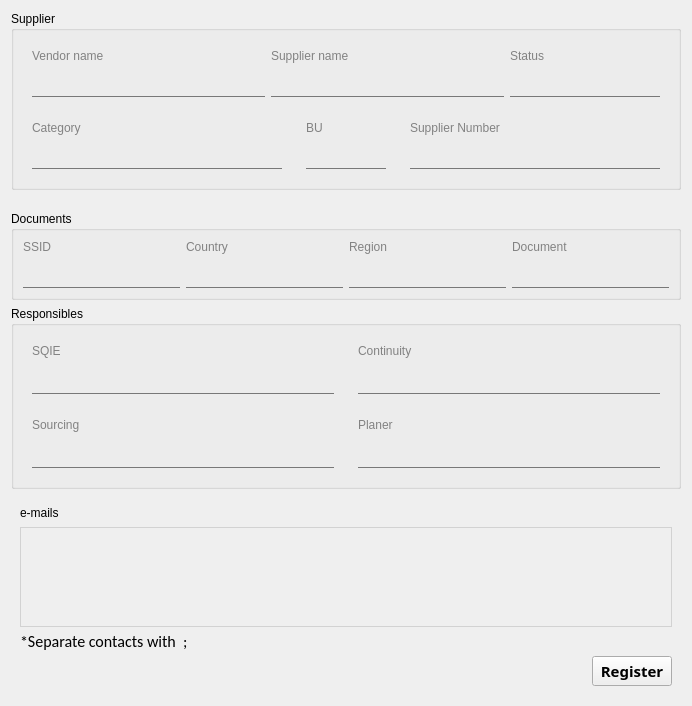
          <widget class="QWidget" name="tab_14">
           <attribute name="title">
            <string>New Supplier</string>
           </attribute>
           <layout class="QGridLayout" name="gridLayout_35">
            <item row="2" column="0" colspan="3" alignment="Qt::AlignTop">
             <widget class="QGroupBox" name="groupBox_12">
              <property name="title">
               <string>Documents</string>
              </property>
              <layout class="QGridLayout" name="gridLayout_45">
               <item row="2" column="1">
                <widget class="QLineEdit" name="country_register_new">
                 <property name="enabled">
                  <bool>true</bool>
                 </property>
                 <property name="minimumSize">
                  <size>
                   <width>0</width>
                   <height>0</height>
                  </size>
                 </property>
                 <property name="font">
                  <font>
                   <family>Calibri</family>
                   <pointsize>14</pointsize>
                   <weight>75</weight>
                   <bold>true</bold>
                  </font>
                 </property>
                 <property name="styleSheet">
                  <string notr="true">QLineEdit {
    border: none;
    border-bottom: 1px solid rgb(90, 54, 247);
    border-radius: 0;
    background-color: transparent;
}

QLineEdit:disabled, QLineEdit:!focus {
    border-bottom: 1px solid rgb(120, 120, 120);
}</string>
                 </property>
                 <property name="text">
                  <string/>
                 </property>
                 <property name="readOnly">
                  <bool>false</bool>
                 </property>
                </widget>
               </item>
               <item row="1" column="1">
                <widget class="QLabel" name="label_74">
                 <property name="maximumSize">
                  <size>
                   <width>16777215</width>
                   <height>17</height>
                  </size>
                 </property>
                 <property name="font">
                  <font>
                   <family>Segoe UI</family>
                   <pointsize>9</pointsize>
                  </font>
                 </property>
                 <property name="styleSheet">
                  <string notr="true">background-color:transparent;
color:rgb(130,130,130)</string>
                 </property>
                 <property name="text">
                  <string>Country</string>
                 </property>
                </widget>
               </item>
               <item row="1" column="2">
                <widget class="QLabel" name="label_79">
                 <property name="maximumSize">
                  <size>
                   <width>16777215</width>
                   <height>17</height>
                  </size>
                 </property>
                 <property name="font">
                  <font>
                   <family>Segoe UI</family>
                   <pointsize>9</pointsize>
                  </font>
                 </property>
                 <property name="styleSheet">
                  <string notr="true">background-color:transparent;
color:rgb(130,130,130)</string>
                 </property>
                 <property name="text">
                  <string>Region</string>
                 </property>
                </widget>
               </item>
               <item row="1" column="0">
                <widget class="QLabel" name="label_73">
                 <property name="maximumSize">
                  <size>
                   <width>16777215</width>
                   <height>17</height>
                  </size>
                 </property>
                 <property name="font">
                  <font>
                   <family>Segoe UI</family>
                   <pointsize>9</pointsize>
                  </font>
                 </property>
                 <property name="styleSheet">
                  <string notr="true">background-color:transparent;
color:rgb(130,130,130)</string>
                 </property>
                 <property name="text">
                  <string>SSID</string>
                 </property>
                </widget>
               </item>
               <item row="1" column="3">
                <widget class="QLabel" name="label_77">
                 <property name="maximumSize">
                  <size>
                   <width>16777215</width>
                   <height>17</height>
                  </size>
                 </property>
                 <property name="font">
                  <font>
                   <family>Segoe UI</family>
                   <pointsize>9</pointsize>
                  </font>
                 </property>
                 <property name="styleSheet">
                  <string notr="true">background-color:transparent;
color:rgb(130,130,130)</string>
                 </property>
                 <property name="text">
                  <string>Document</string>
                 </property>
                </widget>
               </item>
               <item row="2" column="3">
                <widget class="QLineEdit" name="document_register_new">
                 <property name="enabled">
                  <bool>true</bool>
                 </property>
                 <property name="minimumSize">
                  <size>
                   <width>0</width>
                   <height>0</height>
                  </size>
                 </property>
                 <property name="font">
                  <font>
                   <family>Calibri</family>
                   <pointsize>14</pointsize>
                   <weight>75</weight>
                   <bold>true</bold>
                  </font>
                 </property>
                 <property name="styleSheet">
                  <string notr="true">QLineEdit {
    border: none;
    border-bottom: 1px solid rgb(90, 54, 247);
    border-radius: 0;
    background-color: transparent;
}

QLineEdit:disabled, QLineEdit:!focus {
    border-bottom: 1px solid rgb(120, 120, 120);
}</string>
                 </property>
                 <property name="text">
                  <string/>
                 </property>
                 <property name="readOnly">
                  <bool>false</bool>
                 </property>
                </widget>
               </item>
               <item row="2" column="2">
                <widget class="QLineEdit" name="region_register_new">
                 <property name="enabled">
                  <bool>true</bool>
                 </property>
                 <property name="minimumSize">
                  <size>
                   <width>0</width>
                   <height>0</height>
                  </size>
                 </property>
                 <property name="font">
                  <font>
                   <family>Calibri</family>
                   <pointsize>14</pointsize>
                   <weight>75</weight>
                   <bold>true</bold>
                  </font>
                 </property>
                 <property name="styleSheet">
                  <string notr="true">QLineEdit {
    border: none;
    border-bottom: 1px solid rgb(90, 54, 247);
    border-radius: 0;
    background-color: transparent;
}

QLineEdit:disabled, QLineEdit:!focus {
    border-bottom: 1px solid rgb(120, 120, 120);
}</string>
                 </property>
                 <property name="text">
                  <string/>
                 </property>
                 <property name="readOnly">
                  <bool>false</bool>
                 </property>
                </widget>
               </item>
               <item row="2" column="0">
                <widget class="QLineEdit" name="ssid_register_new">
                 <property name="enabled">
                  <bool>true</bool>
                 </property>
                 <property name="minimumSize">
                  <size>
                   <width>0</width>
                   <height>0</height>
                  </size>
                 </property>
                 <property name="font">
                  <font>
                   <family>Calibri</family>
                   <pointsize>14</pointsize>
                   <weight>75</weight>
                   <bold>true</bold>
                  </font>
                 </property>
                 <property name="styleSheet">
                  <string notr="true">QLineEdit {
    border: none;
    border-bottom: 1px solid rgb(90, 54, 247);
    border-radius: 0;
    background-color: transparent;
}

QLineEdit:disabled, QLineEdit:!focus {
    border-bottom: 1px solid rgb(120, 120, 120);
}</string>
                 </property>
                 <property name="text">
                  <string/>
                 </property>
                 <property name="readOnly">
                  <bool>false</bool>
                 </property>
                </widget>
               </item>
              </layout>
             </widget>
            </item>
            <item row="0" column="0" colspan="3">
             <widget class="QGroupBox" name="groupBox_10">
              <property name="title">
               <string>Supplier</string>
              </property>
              <layout class="QGridLayout" name="gridLayout_23">
               <item row="1" column="3">
                <widget class="QWidget" name="widget_39" native="true">
                 <layout class="QGridLayout" name="gridLayout_25">
                  <item row="0" column="0">
                   <widget class="QLabel" name="label_82">
                    <property name="font">
                     <font>
                      <family>Segoe UI</family>
                      <pointsize>9</pointsize>
                     </font>
                    </property>
                    <property name="styleSheet">
                     <string notr="true">background-color:transparent;
color:rgb(130,130,130)</string>
                    </property>
                    <property name="text">
                     <string>BU</string>
                    </property>
                   </widget>
                  </item>
                  <item row="1" column="0">
                   <widget class="QComboBox" name="bu_register_new">
                    <property name="minimumSize">
                     <size>
                      <width>80</width>
                      <height>0</height>
                     </size>
                    </property>
                    <property name="maximumSize">
                     <size>
                      <width>16000000</width>
                      <height>16777215</height>
                     </size>
                    </property>
                    <property name="font">
                     <font>
                      <family>Calibri</family>
                      <pointsize>14</pointsize>
                      <weight>75</weight>
                      <bold>true</bold>
                     </font>
                    </property>
                    <property name="styleSheet">
                     <string notr="true">QComboBox {
    border: none;
    border-bottom: 1px solid rgb(90, 54, 247);
    border-radius: 0;
    background-color: transparent;
}

QComboBox:disabled, QComboBox:!focus {
    border-bottom: 1px solid rgb(120, 120, 120);
}

QComboBox::down-arrow {
    image: none;
}

QComboBox::drop-down {
    width: 0;
}</string>
                    </property>
                   </widget>
                  </item>
                 </layout>
                </widget>
               </item>
               <item row="1" column="4">
                <widget class="QWidget" name="widget_38" native="true">
                 <layout class="QGridLayout" name="gridLayout_27">
                  <item row="0" column="0">
                   <widget class="QLabel" name="label_97">
                    <property name="styleSheet">
                     <string notr="true">background-color:transparent;
color:rgb(130,130,130)</string>
                    </property>
                    <property name="text">
                     <string>Supplier Number</string>
                    </property>
                   </widget>
                  </item>
                  <item row="1" column="0">
                   <widget class="QLineEdit" name="new_supplier_number">
                    <property name="minimumSize">
                     <size>
                      <width>150</width>
                      <height>0</height>
                     </size>
                    </property>
                    <property name="maximumSize">
                     <size>
                      <width>150000</width>
                      <height>16777215</height>
                     </size>
                    </property>
                    <property name="font">
                     <font>
                      <family>Calibri</family>
                      <pointsize>14</pointsize>
                      <weight>75</weight>
                      <bold>true</bold>
                     </font>
                    </property>
                    <property name="styleSheet">
                     <string notr="true">QLineEdit {
    border: none;
    border-bottom: 1px solid rgb(90, 54, 247);
    border-radius: 0;
    background-color: transparent;
}

QLineEdit:disabled, QLineEdit:!focus {
    border-bottom: 1px solid rgb(120, 120, 120);
}</string>
                    </property>
                   </widget>
                  </item>
                 </layout>
                </widget>
               </item>
               <item row="1" column="0" colspan="3">
                <widget class="QWidget" name="widget_13" native="true">
                 <layout class="QVBoxLayout" name="verticalLayout_14">
                  <item>
                   <widget class="QLabel" name="label_72">
                    <property name="font">
                     <font>
                      <family>Segoe UI</family>
                      <pointsize>9</pointsize>
                     </font>
                    </property>
                    <property name="styleSheet">
                     <string notr="true">background-color:transparent;
color:rgb(130,130,130)</string>
                    </property>
                    <property name="text">
                     <string>Category</string>
                    </property>
                   </widget>
                  </item>
                  <item>
                   <widget class="QComboBox" name="new_category">
                    <property name="minimumSize">
                     <size>
                      <width>250</width>
                      <height>0</height>
                     </size>
                    </property>
                    <property name="font">
                     <font>
                      <family>Calibri</family>
                      <pointsize>14</pointsize>
                      <weight>75</weight>
                      <bold>true</bold>
                     </font>
                    </property>
                    <property name="styleSheet">
                     <string notr="true">QComboBox {
    border: none;
    border-bottom: 1px solid rgb(90, 54, 247);
    border-radius: 0;
    background-color: transparent;
}

QComboBox:disabled, QComboBox:!focus {
    border-bottom: 1px solid rgb(120, 120, 120);
}

QComboBox::down-arrow {
    image: none;
}

QComboBox::drop-down {
    width: 0;
}</string>
                    </property>
                   </widget>
                  </item>
                 </layout>
                </widget>
               </item>
               <item row="0" column="0" colspan="5">
                <widget class="QWidget" name="widget_53" native="true">
                 <layout class="QGridLayout" name="gridLayout_21">
                  <item row="1" column="3">
                   <widget class="QComboBox" name="supplier_status_new">
                    <property name="minimumSize">
                     <size>
                      <width>150</width>
                      <height>0</height>
                     </size>
                    </property>
                    <property name="font">
                     <font>
                      <family>Calibri</family>
                      <pointsize>14</pointsize>
                      <weight>75</weight>
                      <bold>true</bold>
                     </font>
                    </property>
                    <property name="styleSheet">
                     <string notr="true">QComboBox {
    border: none;
    border-bottom: 1px solid rgb(90, 54, 247);
    border-radius: 0;
    background-color: transparent;
}

QComboBox:disabled, QComboBox:!focus {
    border-bottom: 1px solid rgb(120, 120, 120);
}

QComboBox::down-arrow {
    image: none;
}

QComboBox::drop-down {
    width: 0;
}</string>
                    </property>
                    <item>
                     <property name="text">
                      <string/>
                     </property>
                    </item>
                    <item>
                     <property name="text">
                      <string>Active</string>
                     </property>
                    </item>
                    <item>
                     <property name="text">
                      <string>Inactive</string>
                     </property>
                    </item>
                   </widget>
                  </item>
                  <item row="0" column="0">
                   <widget class="QLabel" name="label_76">
                    <property name="font">
                     <font>
                      <family>Segoe UI</family>
                      <pointsize>9</pointsize>
                     </font>
                    </property>
                    <property name="styleSheet">
                     <string notr="true">background-color:transparent;
color:rgb(130,130,130)</string>
                    </property>
                    <property name="text">
                     <string>Vendor name</string>
                    </property>
                   </widget>
                  </item>
                  <item row="1" column="0">
                   <widget class="QLineEdit" name="vendor_register_new">
                    <property name="minimumSize">
                     <size>
                      <width>0</width>
                      <height>0</height>
                     </size>
                    </property>
                    <property name="font">
                     <font>
                      <family>Calibri</family>
                      <pointsize>14</pointsize>
                      <weight>75</weight>
                      <bold>true</bold>
                     </font>
                    </property>
                    <property name="styleSheet">
                     <string notr="true">QLineEdit {
    border: none;
    border-bottom: 1px solid rgb(90, 54, 247);
    border-radius: 0;
    background-color: transparent;
}

QLineEdit:disabled, QLineEdit:!focus {
    border-bottom: 1px solid rgb(120, 120, 120);
}</string>
                    </property>
                   </widget>
                  </item>
                  <item row="1" column="1">
                   <widget class="QLineEdit" name="supplier_register">
                    <property name="enabled">
                     <bool>true</bool>
                    </property>
                    <property name="minimumSize">
                     <size>
                      <width>0</width>
                      <height>0</height>
                     </size>
                    </property>
                    <property name="font">
                     <font>
                      <family>Calibri</family>
                      <pointsize>14</pointsize>
                      <weight>75</weight>
                      <bold>true</bold>
                     </font>
                    </property>
                    <property name="styleSheet">
                     <string notr="true">QLineEdit {
    border: none;
    border-bottom: 1px solid rgb(90, 54, 247);
    border-radius: 0;
    background-color: transparent;
}

QLineEdit:disabled, QLineEdit:!focus {
    border-bottom: 1px solid rgb(120, 120, 120);
}</string>
                    </property>
                    <property name="text">
                     <string/>
                    </property>
                    <property name="readOnly">
                     <bool>false</bool>
                    </property>
                   </widget>
                  </item>
                  <item row="0" column="1">
                   <widget class="QLabel" name="label_75">
                    <property name="font">
                     <font>
                      <family>Segoe UI</family>
                      <pointsize>9</pointsize>
                     </font>
                    </property>
                    <property name="styleSheet">
                     <string notr="true">background-color:transparent;
color:rgb(130,130,130)</string>
                    </property>
                    <property name="text">
                     <string>Supplier name</string>
                    </property>
                   </widget>
                  </item>
                  <item row="0" column="3">
                   <widget class="QLabel" name="label_98">
                    <property name="styleSheet">
                     <string notr="true">background-color:transparent;
color:rgb(130,130,130)</string>
                    </property>
                    <property name="text">
                     <string>Status</string>
                    </property>
                   </widget>
                  </item>
                 </layout>
                </widget>
               </item>
              </layout>
             </widget>
            </item>
            <item row="4" column="0" rowspan="2" colspan="3" alignment="Qt::AlignBottom">
             <widget class="QWidget" name="widget_37" native="true">
              <property name="minimumSize">
               <size>
                <width>0</width>
                <height>0</height>
               </size>
              </property>
              <layout class="QGridLayout" name="gridLayout_31">
               <item row="5" column="1">
                <widget class="QPushButton" name="btn_register_new_supplier">
                 <property name="minimumSize">
                  <size>
                   <width>80</width>
                   <height>0</height>
                  </size>
                 </property>
                 <property name="maximumSize">
                  <size>
                   <width>80</width>
                   <height>16777215</height>
                  </size>
                 </property>
                 <property name="font">
                  <font>
                   <family>Century Gothic</family>
                   <pointsize>11</pointsize>
                   <weight>75</weight>
                   <bold>true</bold>
                  </font>
                 </property>
                 <property name="text">
                  <string>Register</string>
                 </property>
                </widget>
               </item>
               <item row="3" column="0" colspan="2">
                <widget class="QTextEdit" name="email_register_new">
                 <property name="minimumSize">
                  <size>
                   <width>0</width>
                   <height>1</height>
                  </size>
                 </property>
                 <property name="maximumSize">
                  <size>
                   <width>16777215</width>
                   <height>100</height>
                  </size>
                 </property>
                 <property name="font">
                  <font>
                   <family>Calibri</family>
                   <pointsize>14</pointsize>
                   <weight>50</weight>
                   <bold>false</bold>
                  </font>
                 </property>
                 <property name="styleSheet">
                  <string notr="true">background:transparent;
border: 1px solid rgb(210,210, 210);
padding:10px
</string>
                 </property>
                </widget>
               </item>
               <item row="1" column="0" colspan="2">
                <widget class="QLabel" name="label_84">
                 <property name="minimumSize">
                  <size>
                   <width>0</width>
                   <height>17</height>
                  </size>
                 </property>
                 <property name="maximumSize">
                  <size>
                   <width>16777215</width>
                   <height>17</height>
                  </size>
                 </property>
                 <property name="text">
                  <string>e-mails</string>
                 </property>
                </widget>
               </item>
               <item row="4" column="0" colspan="2">
                <widget class="QLabel" name="label_85">
                 <property name="maximumSize">
                  <size>
                   <width>16777215</width>
                   <height>17</height>
                  </size>
                 </property>
                 <property name="font">
                  <font>
                   <family>Calibri</family>
                   <pointsize>12</pointsize>
                   <weight>50</weight>
                   <bold>false</bold>
                  </font>
                 </property>
                 <property name="text">
                  <string>*Separate contacts with  ;</string>
                 </property>
                </widget>
               </item>
              </layout>
             </widget>
            </item>
            <item row="3" column="0" colspan="3">
             <widget class="QGroupBox" name="groupBox_13">
              <property name="title">
               <string>Responsibles</string>
              </property>
              <layout class="QGridLayout" name="gridLayout_47">
               <item row="1" column="1">
                <widget class="QWidget" name="widget_63" native="true">
                 <layout class="QVBoxLayout" name="verticalLayout_21">
                  <item>
                   <widget class="QLabel" name="label_80">
                    <property name="font">
                     <font>
                      <family>Segoe UI</family>
                      <pointsize>9</pointsize>
                     </font>
                    </property>
                    <property name="styleSheet">
                     <string notr="true">background-color:transparent;
color:rgb(130,130,130)</string>
                    </property>
                    <property name="text">
                     <string>Sourcing</string>
                    </property>
                   </widget>
                  </item>
                  <item>
                   <widget class="QComboBox" name="sourcing_register_new">
                    <property name="minimumSize">
                     <size>
                      <width>0</width>
                      <height>30</height>
                     </size>
                    </property>
                    <property name="font">
                     <font>
                      <family>Calibri</family>
                      <pointsize>14</pointsize>
                      <weight>75</weight>
                      <bold>true</bold>
                     </font>
                    </property>
                    <property name="styleSheet">
                     <string notr="true">QComboBox {
    border: none;
    border-bottom: 1px solid rgb(90, 54, 247);
    border-radius: 0;
    background-color: transparent;
}

QComboBox:disabled, QComboBox:!focus {
    border-bottom: 1px solid rgb(120, 120, 120);
}

QComboBox::down-arrow {
    image: none;
}

QComboBox::drop-down {
    width: 0;
}</string>
                    </property>
                   </widget>
                  </item>
                 </layout>
                </widget>
               </item>
               <item row="0" column="1">
                <widget class="QWidget" name="widget_66" native="true">
                 <layout class="QVBoxLayout" name="verticalLayout_31">
                  <item>
                   <widget class="QLabel" name="label_81">
                    <property name="font">
                     <font>
                      <family>Segoe UI</family>
                      <pointsize>9</pointsize>
                     </font>
                    </property>
                    <property name="styleSheet">
                     <string notr="true">background-color:transparent;
color:rgb(130,130,130)</string>
                    </property>
                    <property name="text">
                     <string>SQIE</string>
                    </property>
                   </widget>
                  </item>
                  <item>
                   <widget class="QComboBox" name="sqie_register_new">
                    <property name="minimumSize">
                     <size>
                      <width>0</width>
                      <height>30</height>
                     </size>
                    </property>
                    <property name="font">
                     <font>
                      <family>Calibri</family>
                      <pointsize>14</pointsize>
                      <weight>75</weight>
                      <bold>true</bold>
                     </font>
                    </property>
                    <property name="styleSheet">
                     <string notr="true">QComboBox {
    border: none;
    border-bottom: 1px solid rgb(90, 54, 247);
    border-radius: 0;
    background-color: transparent;
}

QComboBox:disabled, QComboBox:!focus {
    border-bottom: 1px solid rgb(120, 120, 120);
}

QComboBox::down-arrow {
    image: none;
}

QComboBox::drop-down {
    width: 0;
}</string>
                    </property>
                   </widget>
                  </item>
                 </layout>
                </widget>
               </item>
               <item row="0" column="2">
                <widget class="QWidget" name="widget_64" native="true">
                 <layout class="QVBoxLayout" name="verticalLayout_29">
                  <item>
                   <widget class="QLabel" name="label_78">
                    <property name="font">
                     <font>
                      <family>Segoe UI</family>
                      <pointsize>9</pointsize>
                     </font>
                    </property>
                    <property name="styleSheet">
                     <string notr="true">background-color:transparent;
color:rgb(130,130,130)</string>
                    </property>
                    <property name="text">
                     <string>Continuity</string>
                    </property>
                   </widget>
                  </item>
                  <item>
                   <widget class="QComboBox" name="continuity_register_new">
                    <property name="minimumSize">
                     <size>
                      <width>0</width>
                      <height>30</height>
                     </size>
                    </property>
                    <property name="font">
                     <font>
                      <family>Calibri</family>
                      <pointsize>14</pointsize>
                      <weight>75</weight>
                      <bold>true</bold>
                     </font>
                    </property>
                    <property name="styleSheet">
                     <string notr="true">QComboBox {
    border: none;
    border-bottom: 1px solid rgb(90, 54, 247);
    border-radius: 0;
    background-color: transparent;
}

QComboBox:disabled, QComboBox:!focus {
    border-bottom: 1px solid rgb(120, 120, 120);
}

QComboBox::down-arrow {
    image: none;
}

QComboBox::drop-down {
    width: 0;
}</string>
                    </property>
                   </widget>
                  </item>
                 </layout>
                </widget>
               </item>
               <item row="1" column="2">
                <widget class="QWidget" name="widget_65" native="true">
                 <layout class="QVBoxLayout" name="verticalLayout_30">
                  <item>
                   <widget class="QLabel" name="label_83">
                    <property name="font">
                     <font>
                      <family>Segoe UI</family>
                      <pointsize>9</pointsize>
                     </font>
                    </property>
                    <property name="styleSheet">
                     <string notr="true">background-color:transparent;
color:rgb(130,130,130)</string>
                    </property>
                    <property name="text">
                     <string>Planer</string>
                    </property>
                   </widget>
                  </item>
                  <item>
                   <widget class="QComboBox" name="planner_register_new">
                    <property name="minimumSize">
                     <size>
                      <width>0</width>
                      <height>30</height>
                     </size>
                    </property>
                    <property name="font">
                     <font>
                      <family>Calibri</family>
                      <pointsize>14</pointsize>
                      <weight>75</weight>
                      <bold>true</bold>
                     </font>
                    </property>
                    <property name="styleSheet">
                     <string notr="true">QComboBox {
    border: none;
    border-bottom: 1px solid rgb(90, 54, 247);
    border-radius: 0;
    background-color: transparent;
}

QComboBox:disabled, QComboBox:!focus {
    border-bottom: 1px solid rgb(120, 120, 120);
}

QComboBox::down-arrow {
    image: none;
}

QComboBox::drop-down {
    width: 0;
}</string>
                    </property>
                   </widget>
                  </item>
                 </layout>
                </widget>
               </item>
              </layout>
             </widget>
            </item>
            <item row="1" column="0" colspan="3">
             <spacer name="verticalSpacer_16">
              <property name="orientation">
               <enum>Qt::Vertical</enum>
              </property>
              <property name="sizeType">
               <enum>QSizePolicy::Fixed</enum>
              </property>
              <property name="sizeHint" stdset="0">
               <size>
                <width>20</width>
                <height>15</height>
               </size>
              </property>
             </spacer>
            </item>
           </layout>
          </widget>
